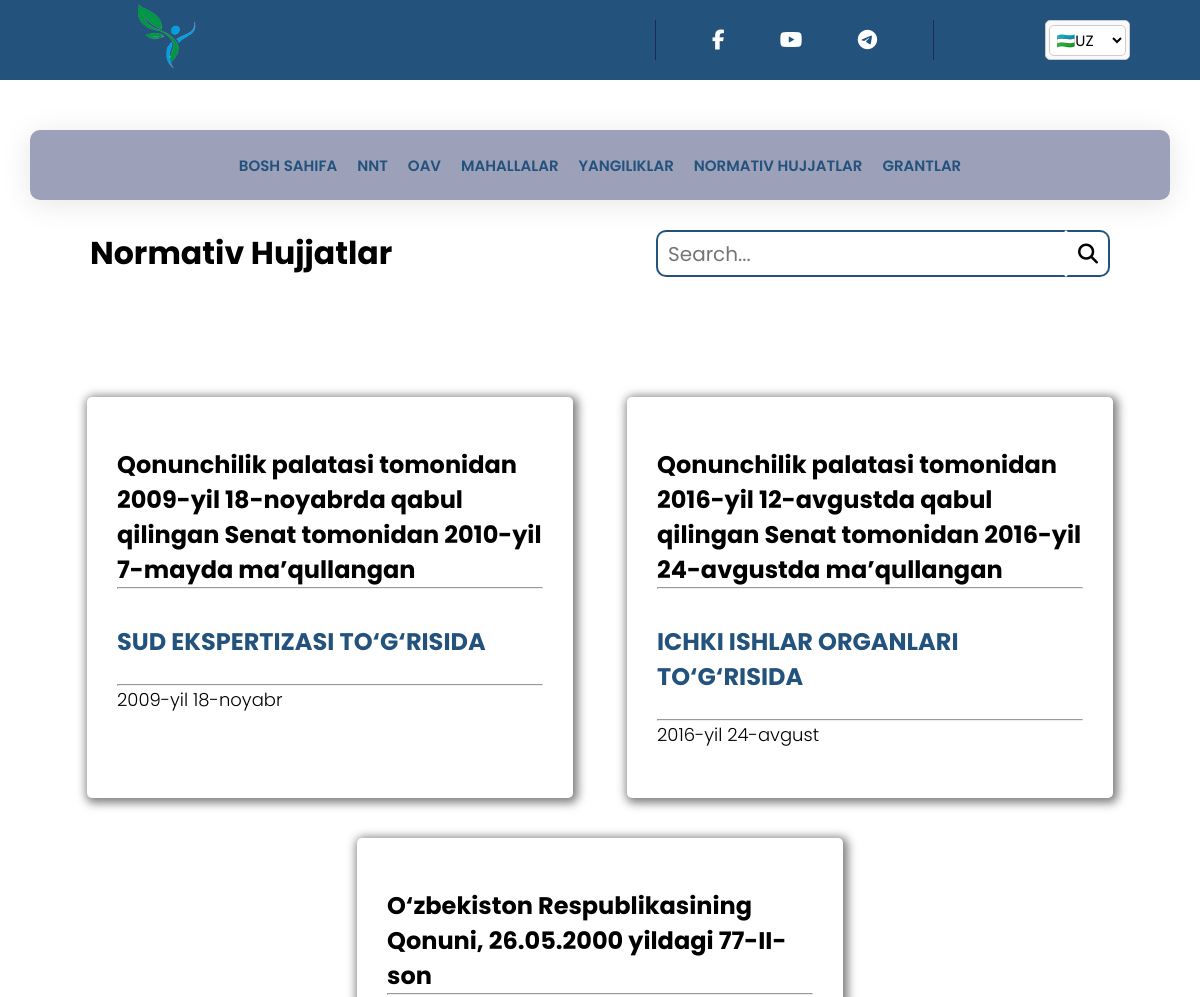
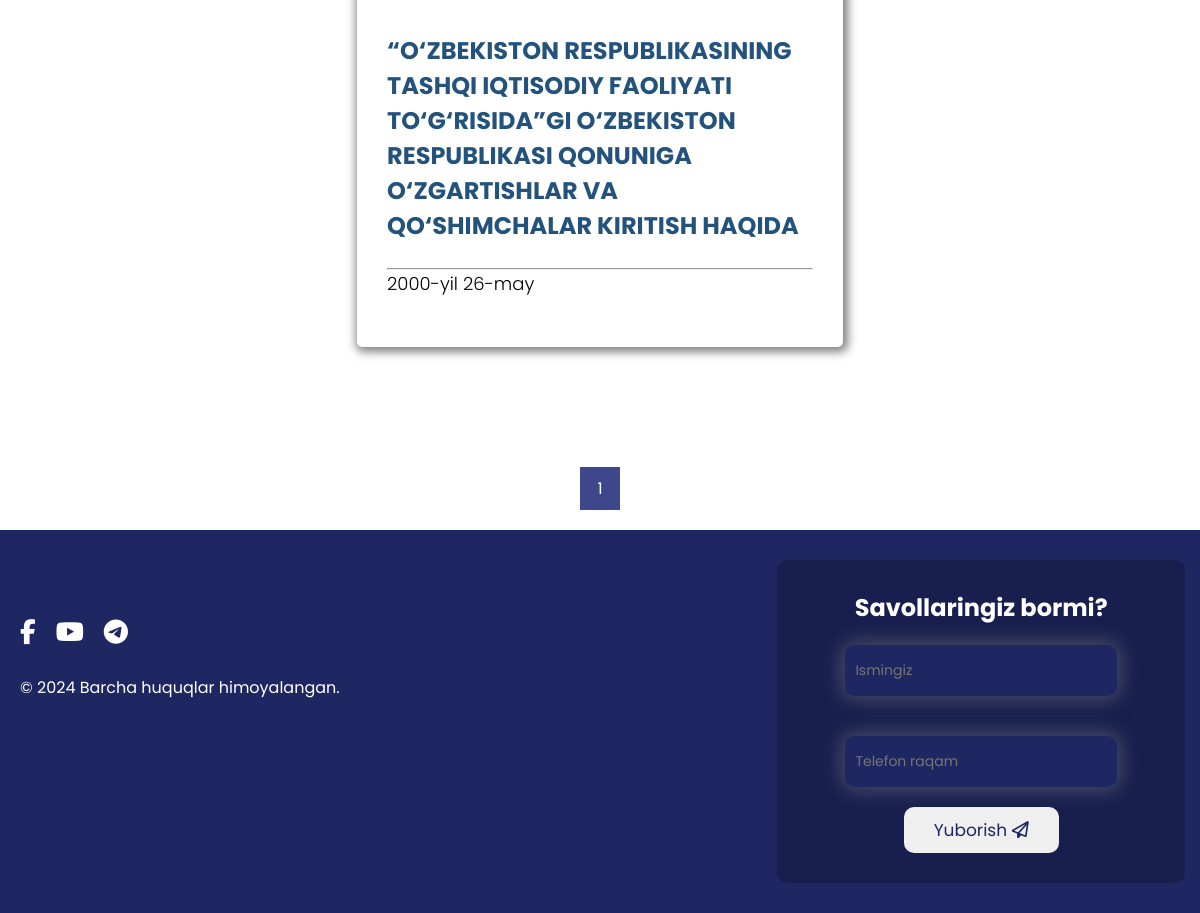
The page /uz/docs/ on the database as committed earlier (2 pictures, top to bottom).
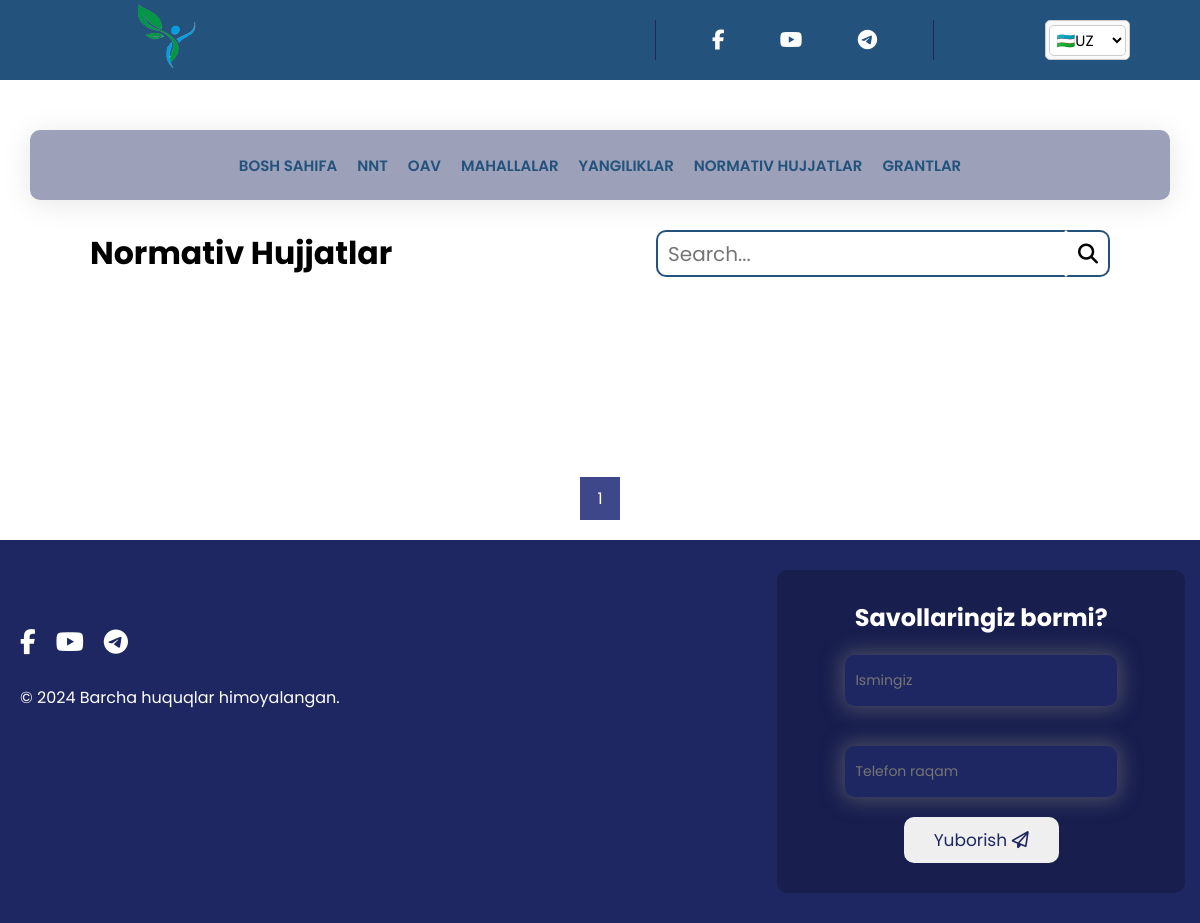
The same page on the database as committed later.
### main/models.py (models this page shows, shortened)
class NormativHujjat(models.Model):
    number = models.CharField(max_length=255)
    title = models.TextField()
    link = models.CharField(max_length=550)
    year = models.CharField(max_length=255)
    class Meta:
        verbose_name_plural = 'Normativ Hujjatlar'

### main/views.py (the view)
# urls.py: path('docs/', docs, name='docs'),
def docs(request):
    index = Index.objects.first()
    language_code = request.LANGUAGE_CODE
    query = request.GET.get('q')
    last_docs = NormativHujjat.objects.all().order_by('id')
    if query:
        docs = NormativHujjat.objects.filter(Q(title__icontains=query) | Q(number__icontains=query)).order_by('-id')
    else:
        docs = NormativHujjat.objects.all().order_by('-id')
    paginator = Paginator(docs, 6)
    page_number = request.GET.get('page')
    page_obj = paginator.get_page(page_number)
    context = {
        'docs': page_obj,
        'last_docs': last_docs,
        'index': index,
        'language_code': language_code
    }
    return render(request, 'docs.html', context)

### main/templates/docs.html (shortened to what the changed rows need)
{% load static %}
{% load i18n %}
<!DOCTYPE html>
<html lang="en">
<head>
  <link rel="stylesheet" href="https://cdnjs.cloudflare.com/ajax/libs/font-awesome/6.5.1/css/all.min.css"
 />
  <link rel="stylesheet" href="{% static '/css/style.css' %}" />
  <link rel="stylesheet" href="{% static '/css/pages.css' %}" />
</head>
<body>
  <div class="docs">
    {% for i in docs %}
    <div class="docsRight">
      <div class="docsWrapper">
        <h2>{{ i.number }}
          <hr><br><a href="{{ i.link }}">
            {{ i.title }}
          </a>
        </h2>
        <br>
        <hr>
        <p>{{ i.year }}</p>
      </div>
    </div>
    {% endfor %}
  </div>
      <div class="pagination">
        {% for num in docs.paginator.page_range %}
            {% if docs.number == num %}
                <a class="active" href="?q={{ request.GET.q }}&page={{ num }}">{{ num }}</a>
            {% elif num > docs.number|add:-3 and num < docs.number|add:3 %}
                <a href="?q={{ request.GET.q }}&page={{ num }}">{{ num }}</a>
            {% endif %}
        {% endfor %}
    </div>
  <section class="contact">
    <div class="contactWrapper">
      <div class="contactRight">
        <h2>{% blocktrans %}Savollaringiz bormi?{% endblocktrans %}</h2>
      </div>
    </div>
  </section>
</body>
</html>

Rows that differ between the two databases and show on the page:
removed NormativHujjat: number "Qonunchilik palatasi tomonidan 2009-yil 18-noyabrda qabul qilingan Senat tomonidan 2010-yil 7-mayda ma’qullangan", title "SUD EKSPERTIZASI TO‘G‘RISIDA", year "2009-yil 18-noyabr"
removed NormativHujjat: number "Qonunchilik palatasi tomonidan 2016-yil 12-avgustda qabul qilingan Senat tomonidan 2016-yil 24-avgustda ma’qullangan", title "ICHKI ISHLAR ORGANLARI TO‘G‘RISIDA", year "2016-yil 24-avgust"
removed NormativHujjat: number "O‘zbekiston Respublikasining Qonuni, 26.05.2000 yildagi 77-II-son", title "“O‘ZBEKISTON RESPUBLIKASINING TASHQI IQTISODIY FAOLIYATI TO‘G‘RISIDA”GI O‘ZBEKISTON RESPUBLIKASI QONUNIGA O‘ZGARTISHLAR VA QO‘SHIMCHALAR KIRITISH HAQIDA", year "2000-yil 26-may"
